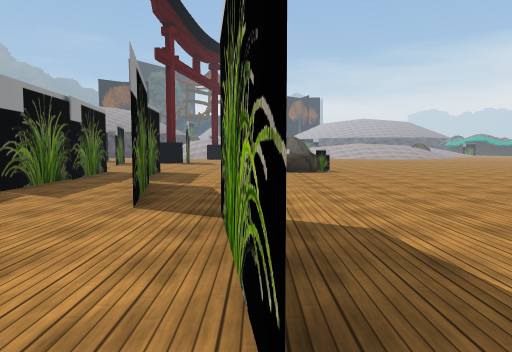
view 1 (above)

17 first-person views from a walk through a scene from a Unity 3-D project. The camera is 1.2 m above the floor, tilts 4° down and sees 70° across. The floor is counted in squares, 2 m on a side. Each view is taken from the middle of a square. On the plan, view 1 faces up. The plan holds only what a view shows up to about 10 squares ahead; the rest is blank. The place goes on beyond the plan. Some surface patterns are stand-ins.

view 2
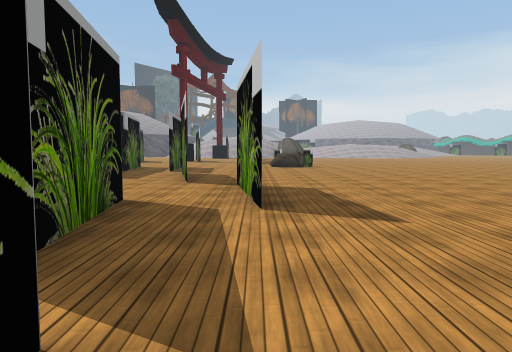

view 3
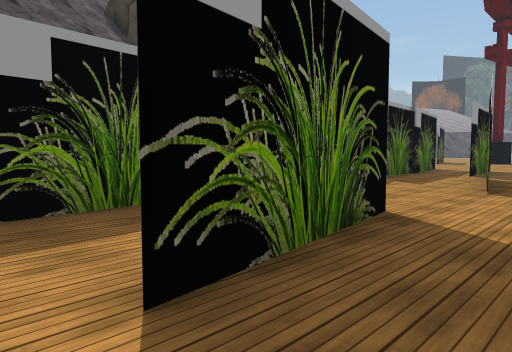

view 4
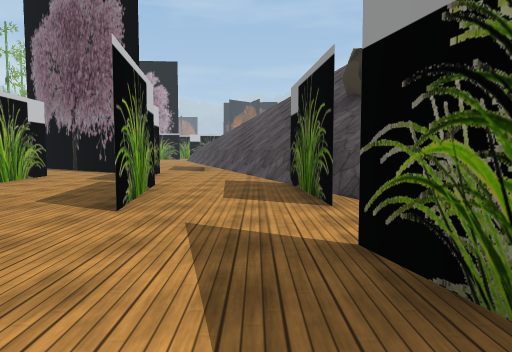

view 5
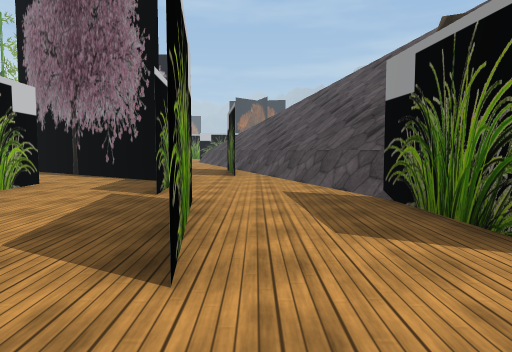

view 6
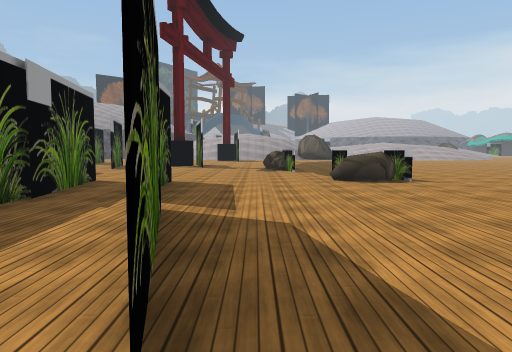

view 7
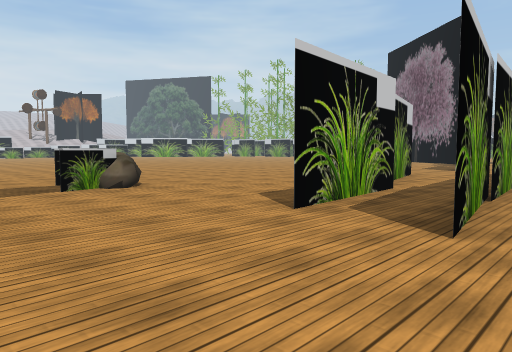

view 8
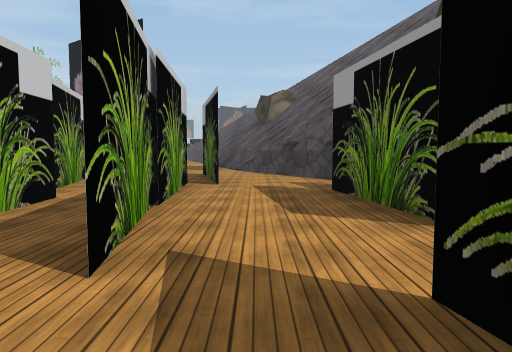

view 9
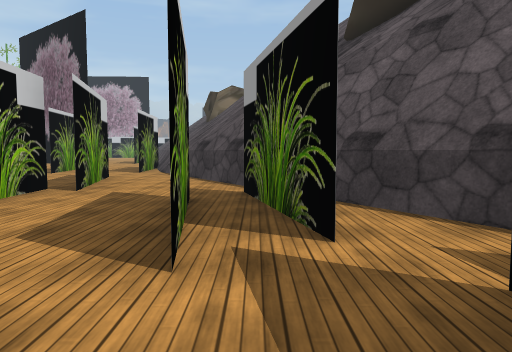

view 10
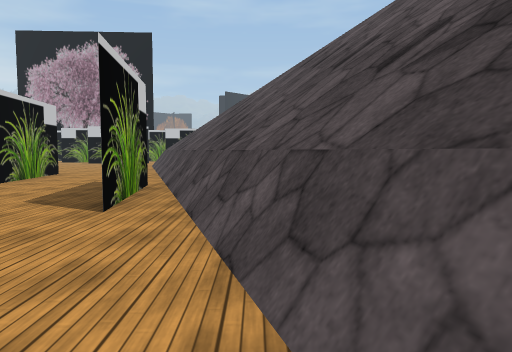

view 11
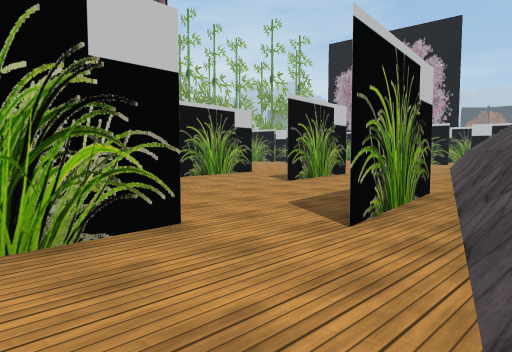

view 12
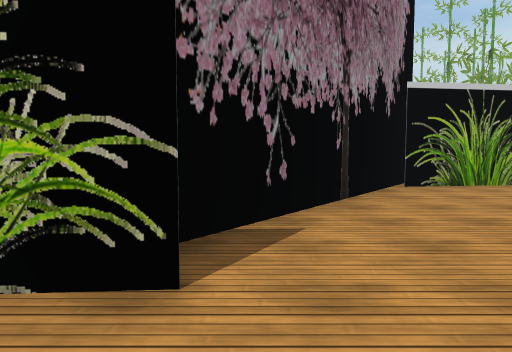

view 13
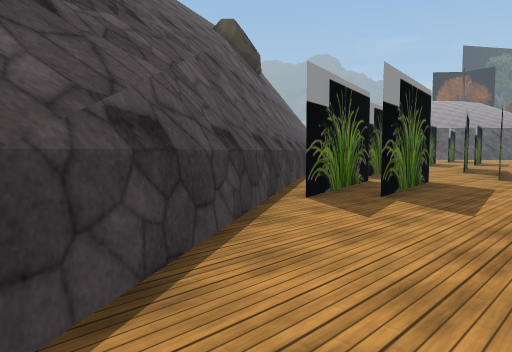

view 14
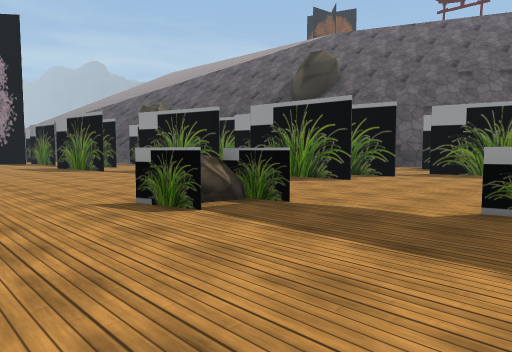

view 15
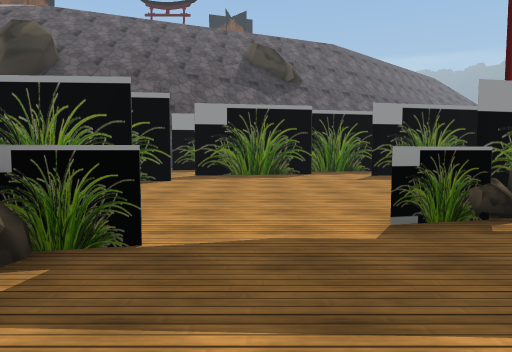

view 16
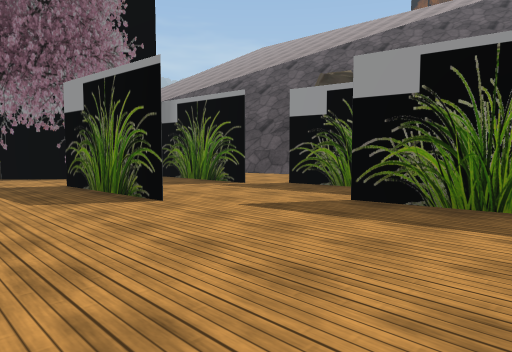

view 17
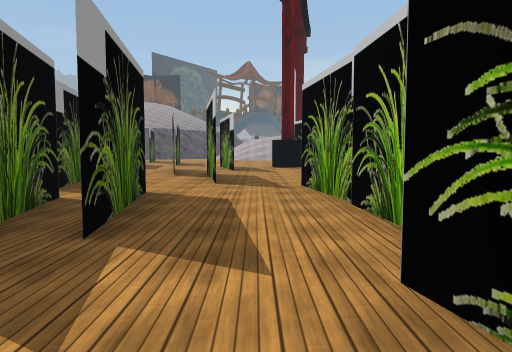

### Floor plan
Points are (right, up) in squares from view 1. A wall is a line through its corners. A room is listed if a view was taken in it or the views show most of it. See-through windows are left out.
Room 1 (views 1, 2, 3, 4, 5, 6, 7, 8, 9, 10, 11, 13, 14, 15, 16, 17)
walls: (-2.4, 7.3) (-2.7, 10.2) (-2.4, 7.3); (-3.9, 7.5) (-3.7, 5.3); (-3.8, 5.6) (-3.9, 7.7); (-7, 6.7) (-6.8, 5.7); (-6.6, 4) (-6.3, 3.5); (-3.8, 1.2) (-3.6, -1.7); (-7.5, 8.7) (-7.4, 8.2); (1.7, -0.8) (1.9, -3.6) (1.8, -1.8); (-9.2, 8.2) (-6.6, 4.1); (-10.1, 10) (-5.2, 2.2); (-5.3, -2.9) (-4.9, -3.4); (-0.5, -4.7) (-0.7, -1.8) (-0.6, -3.7); (0.9, -4.9) (3.8, -7.1)
low walls: (-4.3, 0.5) (-4.1, -0.3); (-3.7, -1.6) (-3.4, -2.6); (-3.1, -3.4) (-2.7, -4.6)
ways out: opening at (-2, -4) to room 2; opening at (1, -2.5) to room 3; opening at (2, -4) to room 3; opening at (-4, -3); gap at (-1, -2)
objects: other object (-7, 13) to (-7, 14); other object (-6, 7) to (-6, 8); other object (-6, 11) to (-6, 13); other object (-4, 3) to (-4, 5); other object (-4, 8) to (-4, 10); other object (-2, -1) to (-1, 1); other object (-2, 4) to (-1, 6); other object (0, 1) to (0, 3); other object (1, 10) to (2, 10); other object (1, 11); other object (2, 11)
Room 2 (view 12)
walls: (4.3, -7.5) (0.4, -4.6)
low walls: (-1.2, -9.5) (-0.9, -10.4); (-0.8, -10.5) (-0.6, -11.4); (-2.2, -6.4) (-1.5, -8.4); (-2.7, -4.6) (-2.4, -5.5)
ways out: opening at (-2, -4) to room 1; opening at (-2.5, -7.5); opening at (-1, -12)
objects: other object (-1, -8) to (-1, -6); other object (2, -11) to (2, -9); other object (4, -10) to (4, -8)
Room 3 (no view inside)
walls: (-0.1, -4.2) (0.9, -4.9); (-0.6, -3.7) (-0.5, -4.6)
ways out: opening at (1, -2.5) to room 1; opening at (2, -4) to room 1

Where each view was taken, in squares from view 1:
view 1: 0 up, 0 right, facing up
view 2: 3 down, 0 right, facing up
view 3: 2 down, 0 right, facing up-left
view 4: 5 up, 3 left, facing down
view 5: 3 up, 2 left, facing down
view 6: 3 up, 1 left, facing up
view 7: 13 up, 5 left, facing down-right
view 8: 12 up, 5 left, facing down
view 9: 11 up, 7 left, facing down
view 10: 2 down, 3 left, facing down
view 11: 3 down, 3 left, facing down-right
view 12: 5 down, 2 left, facing right
view 13: 2 up, 4 left, facing up-left
view 14: 14 up, 4 right, facing down-left
view 15: 12 up, 3 right, facing left
view 16: 3 up, 4 right, facing down-left
view 17: 4 up, 5 left, facing up
